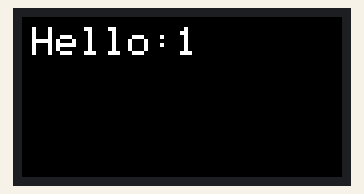
A program run on a simulated ESP32-S3. Parts: 160×80 colour display. What the program prints to the serial monitor is not drawn.

Above: at 0.2 s.
At 4.3 s:
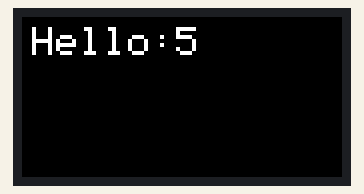
At 9.4 s:
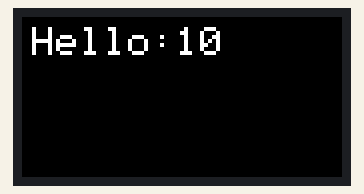
At 19.5 s:
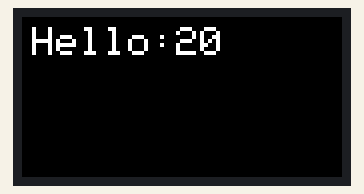
At 28.7 s:
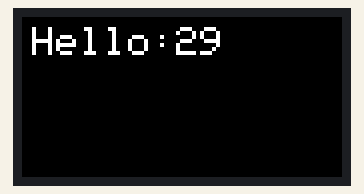
At 38.9 s:
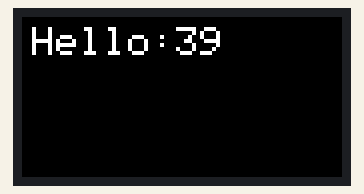

Measured:
- what the display in image 1 shows lasts 1.0 s, from 4.3 s to 5.3 s

The program:

main.cpp
```cpp
//main.cpp

#include <Arduino.h>
#include "GfxHandler.h"

void setup() {
    Serial.begin(115200);
    GfxHandler::init();
    Serial.println("Setup complete!");
    GfxHandler::logMessage("Setup complete!");
}

void loop() {
    static int counter = 0;
    counter++;
    Serial.print("Hello:" + String(counter));
    GfxHandler::logMessage("Hello:" + String(counter));
    delay(1000);
}
```

GfxHandler.h
```cpp
//GfxHandler.h

#ifndef GFX_HANDLER_H
#define GFX_HANDLER_H

#include <LovyanGFX.hpp>
#include "Config.h"

// Define the display configuration for LILYGO T-Dongle-S3
class LGFX_LiLyGo_TDongleS3 : public lgfx::LGFX_Device {
    lgfx::Panel_ST7735S _panel_instance;
    lgfx::Bus_SPI _bus_instance;
    lgfx::Light_PWM _light_instance;

public:
    LGFX_LiLyGo_TDongleS3() {
        // SPI bus configuration
        auto cfg = _bus_instance.config();
        cfg.spi_host = SPI3_HOST; // SPI3 for ESP32-S3
        cfg.spi_mode = 0;         // SPI mode 0
        cfg.freq_write = 27000000; // Write frequency
        cfg.freq_read = 16000000; // Read frequency
        cfg.spi_3wire = true;     // 3-wire SPI
        cfg.pin_sclk = TFT_SCL_PIN; // SCLK pin
        cfg.pin_mosi = TFT_SDA_PIN; // MOSI pin
        cfg.pin_dc = TFT_DC_PIN;   // DC pin
        cfg.pin_miso = -1;        // No MISO pin
        _bus_instance.config(cfg);
        _panel_instance.setBus(&_bus_instance);

        // Panel configuration
        auto panel_cfg = _panel_instance.config();
        panel_cfg.pin_cs = TFT_CS_PIN; // CS pin
        panel_cfg.pin_rst = TFT_RES_PIN; // RST pin
        panel_cfg.panel_width = 80;  // Display width
        panel_cfg.panel_height = 160; // Display height
        panel_cfg.offset_x = 26; // X offset
        panel_cfg.offset_y = 1;  // Y offset
        panel_cfg.invert = true; // Invert colors
        _panel_instance.config(panel_cfg);

        // Backlight configuration
        auto light_cfg = _light_instance.config();
        light_cfg.pin_bl = TFT_LEDA_PIN; // Backlight pin
        light_cfg.invert = true;  // Inverted brightness
        light_cfg.freq = 12000;   // PWM frequency
        light_cfg.pwm_channel = 7; // PWM channel
        _light_instance.config(light_cfg);
        _panel_instance.setLight(&_light_instance);

        setPanel(&_panel_instance); // Attach the panel
    }
};

// Define the handler for LovyanGFX
class GfxHandler {
private:
    static LGFX_LiLyGo_TDongleS3 tft; // Instance of the display class

public:
    GfxHandler() {}

    static void init() {
        if (!ENABLE_TFT) return;
        tft.init(); // Initialize the display
        tft.setBrightness(128); // Set the backlight brightness
        tft.setRotation(1); // Adjust rotation (modify as needed)
        tft.fillScreen(TFT_BLACK); // Clear the screen
        tft.setTextColor(TFT_WHITE, TFT_BLACK); // White text on black background
        tft.setTextSize(2); // Set the text size
    }

    static void logMessage(const String &message) {
        if (!ENABLE_TFT) return;

        tft.fillScreen(TFT_BLACK); // Clear the screen
        tft.setCursor(5, 5);       // Position the cursor
        tft.println(message);      // Display the message
    }
};

// Define the static member inline to avoid additional definitions elsewhere
LGFX_LiLyGo_TDongleS3 GfxHandler::tft;

#endif // GFX_HANDLER_H
```

Config.h
```cpp
//Config.h

#ifndef CONFIG_H
#define CONFIG_H

// Feature Flags
#define ENABLE_TFT true

// Pin Definitions
#define BUTTON_PIN 0
#define LED_DI_PIN 40
#define LED_CI_PIN 39
#define TFT_CS_PIN 4
#define TFT_SDA_PIN 3
#define TFT_SCL_PIN 5
#define TFT_DC_PIN 2
#define TFT_RES_PIN 1
#define TFT_LEDA_PIN 38
#define SD_MMC_D0_PIN  14
#define SD_MMC_D1_PIN  17
#define SD_MMC_D2_PIN  21
#define SD_MMC_D3_PIN  18
#define SD_MMC_CLK_PIN 12
#define SD_MMC_CMD_PIN 16

#endif // CONFIG_H
```
